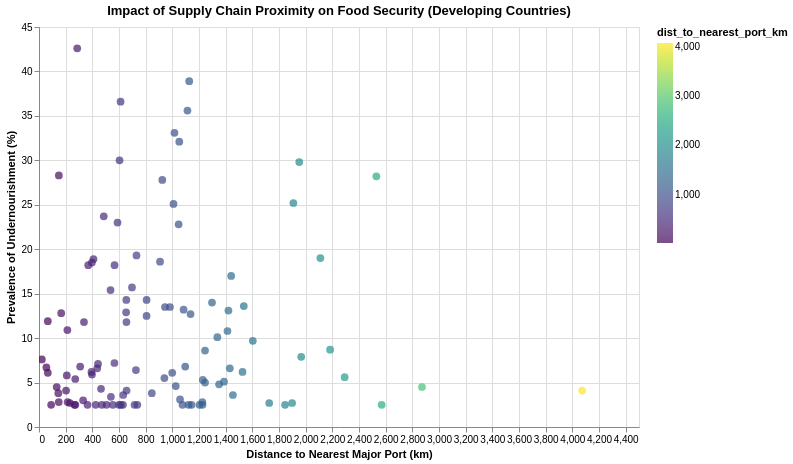

Write notebook code for a chart like this one.
### Markdown cell above
## 11. Repeat Comparison Analysis on Developing Countries

### Code cell
# Recreate the scatter plot for just developing countries to see if the relationship is stronger
chart_developing = alt.Chart(filtered_df).mark_point(filled=True, size=60).encode(
    x=alt.X('dist_to_nearest_port_km:Q', title='Distance to Nearest Major Port (km)'),
    y=alt.Y('latest_undernourishment:Q', title='Prevalence of Undernourishment (%)'),
    color=alt.Color('dist_to_nearest_port_km:Q', scale=alt.Scale(scheme='viridis')),
    tooltip=['Country', 'dist_to_nearest_port_km', 'latest_undernourishment']
).properties(
    width=600,
    height=400,
    title='Impact of Supply Chain Proximity on Food Security (Developing Countries)'
).interactive()
chart_developing

### Figure 1 — Vega-Lite specification as saved in the notebook (floating-point values rounded to 4 significant figures)
{"config": {"view": {"continuousWidth": 300, "continuousHeight": 300}}, "data": {"name": "data-9ced02616e81bccc877039cad50f0e5a"}, "mark": {"type": "point", "filled": true, "size": 60}, "encoding": {"color": {"field": "dist_to_nearest_port_km", "scale": {"scheme": "viridis"}, "type": "quantitative"}, "tooltip": [{"field": "Country", "type": "nominal"}, {"field": "dist_to_nearest_port_km", "type": "quantitative"}, {"field": "latest_undernourishment", "type": "quantitative"}], "x": {"field": "dist_to_nearest_port_km", "title": "Distance to Nearest Major Port (km)", "type": "quantitative"}, "y": {"field": "latest_undernourishment", "title": "Prevalence of Undernourishment (%)", "type": "quantitative"}}, "height": 400, "params": [{"name": "param_16", "select": {"type": "interval", "encodings": ["x", "y"]}, "bind": "scales"}], "title": "Impact of Supply Chain Proximity on Food Security (Developing Countries)", "width": 600, "$schema": "https://vega.github.io/schema/vega-lite/v5.20.1.json", "datasets": {"data-9ced02616e81bccc877039cad50f0e5a": [{"Country": "Zimbabwe", "latest_undernourishment": 30.0, "country": "ZW", "latitude": -19.02, "longitude": 29.15, "name": "Zimbabwe", "dist_to_nearest_port_km": 604.0}, {"Country": "Zambia", "latest_undernourishment": 32.1, "country": "ZM", "latitude": -13.13, "longitude": 27.85, "name": "Zambia", "dist_to_nearest_port_km": 1052.0}, {"Country": "Vanuatu", "latest_undernourishment": 7.9, "country": "VU", "latitude": -15.38, "longitude": 167.0, "name": "Vanuatu", "dist_to_nearest_port_km": 1967.0}, {"Country": "Uzbekistan", "latest_undernourishment": 2.5, "country": "UZ", "latitude": 41.38, "longitude": 64.59, "name": "Uzbekistan", "dist_to_nearest_port_km": 1845.0}, {"Country": "Uruguay", "latest_undernourishment": 2.5, "country": "UY", "latitude": -32.52, "longitude": -55.77, "name": "Uruguay", "dist_to_nearest_port_km": 266.4}, {"Country": "United Arab Emirates", "latest_undernourishment": 2.8, "country": "AE", "latitude": 23.42, "longitude": 53.85, "name": "United Arab Emirates", "dist_to_nearest_port_km": 214.7}, {"Country": "Ukraine", "latest_undernourishment": 3.8, "country": "UA", "latitude": 48.38, "longitude": 31.17, "name": "Ukraine", "dist_to_nearest_port_km": 846.1}, {"Country": "Uganda", "latest_undernourishment": 33.1, "country": "UG", "latitude": 1.373, "longitude": 32.29, "name": "Uganda", "dist_to_nearest_port_km": 1016.0}, {"Country": "Tuvalu", "latest_undernourishment": null, "country": "TV", "latitude": -7.11, "longitude": 177.6, "name": "Tuvalu", "dist_to_nearest_port_km": 3307.0}, {"Country": "Turkmenistan", "latest_undernourishment": 3.6, "country": "TM", "latitude": 38.97, "longitude": 59.56, "name": "Turkmenistan", "dist_to_nearest_port_km": 1454.0}, {"Country": "Tunisia", "latest_undernourishment": 2.5, "country": "TN", "latitude": 33.89, "longitude": 9.537, "name": "Tunisia", "dist_to_nearest_port_km": 506.5}, {"Country": "Trinidad and Tobago", "latest_undernourishment": 8.6, "country": "TT", "latitude": 10.69, "longitude": -61.22, "name": "Trinidad and Tobago", "dist_to_nearest_port_km": 1245.0}, {"Country": "Tonga", "latest_undernourishment": null, "country": "TO", "latitude": -21.18, "longitude": -175.2, "name": "Tonga", "dist_to_nearest_port_km": 1990.0}, {"Country": "Togo", "latest_undernourishment": 18.2, "country": "TG", "latitude": 8.62, "longitude": 0.8248, "name": "Togo", "dist_to_nearest_port_km": 369.3}, {"Country": "Timor-Leste", "latest_undernourishment": 17.0, "country": "TL", "latitude": -8.874, "longitude": 125.7, "name": "Timor-Leste", "dist_to_nearest_port_km": 1441.0}, {"Country": "Thailand", "latest_undernourishment": 6.8, "country": "TH", "latitude": 15.87, "longitude": 101.0, "name": "Thailand", "dist_to_nearest_port_km": 308.8}, {"Country": "Tanzania", "latest_undernourishment": 23.0, "country": "TZ", "latitude": -6.369, "longitude": 34.89, "name": "Tanzania", "dist_to_nearest_port_km": 588.9}, {"Country": "Tajikistan", "latest_undernourishment": 9.7, "country": "TJ", "latitude": 38.86, "longitude": 71.28, "name": "Tajikistan", "dist_to_nearest_port_km": 1604.0}, {"Country": "Suriname", "latest_undernourishment": 8.7, "country": "SR", "latitude": 3.919, "longitude": -56.03, "name": "Suriname", "dist_to_nearest_port_km": 2183.0}, {"Country": "Sudan", "latest_undernourishment": 10.8, "country": "SD", "latitude": 12.86, "longitude": 30.22, "name": "Sudan", "dist_to_nearest_port_km": 1414.0}, {"Country": "Sri Lanka", "latest_undernourishment": 3.8, "country": "LK", "latitude": 7.873, "longitude": 80.77, "name": "Sri Lanka", "dist_to_nearest_port_km": 145.1}, {"Country": "South Africa", "latest_undernourishment": 7.2, "country": "ZA", "latitude": -30.56, "longitude": 22.94, "name": "South Africa", "dist_to_nearest_port_km": 565.7}, {"Country": "Solomon Islands", "latest_undernourishment": 19.0, "country": "SB", "latitude": -9.646, "longitude": 160.2, "name": "Solomon Islands", "dist_to_nearest_port_km": 2110.0}, {"Country": "Sierra Leone", "latest_undernourishment": 27.8, "country": "SL", "latitude": 8.461, "longitude": -11.78, "name": "Sierra Leone", "dist_to_nearest_port_km": 924.7}, {"Country": "Seychelles", "latest_undernourishment": 2.7, "country": "SC", "latitude": -4.68, "longitude": 55.49, "name": "Seychelles", "dist_to_nearest_port_km": 1727.0}, {"Country": "Serbia", "latest_undernourishment": 2.5, "country": "RS", "latitude": 44.02, "longitude": 21.01, "name": "Serbia", "dist_to_nearest_port_km": 599.5}, {"Country": "Senegal", "latest_undernourishment": 6.2, "country": "SN", "latitude": 14.5, "longitude": -14.45, "name": "Senegal", "dist_to_nearest_port_km": 1526.0}, {"Country": "Saudi Arabia", "latest_undernourishment": 2.5, "country": "SA", "latitude": 23.89, "longitude": 45.08, "name": "Saudi Arabia", "dist_to_nearest_port_km": 737.7}, {"Country": "Samoa", "latest_undernourishment": 4.5, "country": "WS", "latitude": -13.76, "longitude": -172.1, "name": "Samoa", "dist_to_nearest_port_km": 2872.0}, {"Country": "Rwanda", "latest_undernourishment": 35.6, "country": "RW", "latitude": -1.94, "longitude": 29.87, "name": "Rwanda", "dist_to_nearest_port_km": 1113.0}, {"Country": "Romania", "latest_undernourishment": 2.5, "country": "RO", "latitude": 45.94, "longitude": 24.97, "name": "Romania", "dist_to_nearest_port_km": 629.6}, {"Country": "Qatar", "latest_undernourishment": null, "country": "QA", "latitude": 25.35, "longitude": 51.18, "name": "Qatar", "dist_to_nearest_port_km": 392.7}, {"Country": "Poland", "latest_undernourishment": 2.5, "country": "PL", "latitude": 51.92, "longitude": 19.15, "name": "Poland", "dist_to_nearest_port_km": 272.8}, {"Country": "Philippines", "latest_undernourishment": 5.8, "country": "PH", "latitude": 12.88, "longitude": 121.8, "name": "Philippines", "dist_to_nearest_port_km": 208.6}, {"Country": "Peru", "latest_undernourishment": 6.2, "country": "PE", "latitude": -9.19, "longitude": -75.02, "name": "Peru", "dist_to_nearest_port_km": 393.5}, {"Country": "Paraguay", "latest_undernourishment": 3.1, "country": "PY", "latitude": -23.44, "longitude": -58.44, "name": "Paraguay", "dist_to_nearest_port_km": 1058.0}, {"Country": "Papua New Guinea", "latest_undernourishment": 28.2, "country": "PG", "latitude": -6.315, "longitude": 144.0, "name": "Papua New Guinea", "dist_to_nearest_port_km": 2530.0}, {"Country": "Panama", "latest_undernourishment": 4.5, "country": "PA", "latitude": 8.538, "longitude": -80.78, "name": "Panama", "dist_to_nearest_port_km": 132.8}, {"Country": "Palau", "latest_undernourishment": null, "country": "PW", "latitude": 7.515, "longitude": 134.6, "name": "Palau", "dist_to_nearest_port_km": 1679.0}, {"Country": "Pakistan", "latest_undernourishment": 12.9, "country": "PK", "latitude": 30.38, "longitude": 69.35, "name": "Pakistan", "dist_to_nearest_port_km": 653.4}, {"Country": "Oman", "latest_undernourishment": 5.9, "country": "OM", "latitude": 21.51, "longitude": 55.92, "name": "Oman", "dist_to_nearest_port_km": 397.4}, {"Country": "Nigeria", "latest_undernourishment": 14.3, "country": "NG", "latitude": 9.082, "longitude": 8.675, "name": "Nigeria", "dist_to_nearest_port_km": 654.8}, {"Country": "Niger", "latest_undernourishment": 10.1, "country": "NE", "latitude": 17.61, "longitude": 8.082, "name": "Niger", "dist_to_nearest_port_km": 1338.0}, {"Country": "Nicaragua", "latest_undernourishment": 15.7, "country": "NI", "latitude": 12.87, "longitude": -85.21, "name": "Nicaragua", "dist_to_nearest_port_km": 697.3}, {"Country": "Nepal", "latest_undernourishment": 4.6, "country": "NP", "latitude": 28.39, "longitude": 84.12, "name": "Nepal", "dist_to_nearest_port_km": 1026.0}, {"Country": "Nauru", "latest_undernourishment": null, "country": "NR", "latitude": -0.5228, "longitude": 166.9, "name": "Nauru", "dist_to_nearest_port_km": 3331.0}, {"Country": "Namibia", "latest_undernourishment": 18.9, "country": null, "latitude": -22.96, "longitude": 18.49, "name": "Namibia", "dist_to_nearest_port_km": 408.7}, {"Country": "Mozambique", "latest_undernourishment": 28.3, "country": "MZ", "latitude": -18.67, "longitude": 35.53, "name": "Mozambique", "dist_to_nearest_port_km": 148.8}, {"Country": "Morocco", "latest_undernourishment": 4.1, "country": "MA", "latitude": 31.79, "longitude": -7.093, "name": "Morocco", "dist_to_nearest_port_km": 203.0}, {"Country": "Montenegro", "latest_undernourishment": 2.5, "country": "ME", "latitude": 42.71, "longitude": 19.37, "name": "Montenegro", "dist_to_nearest_port_km": 554.0}, {"Country": "Mongolia", "latest_undernourishment": 5.1, "country": "MN", "latitude": 46.86, "longitude": 103.8, "name": "Mongolia", "dist_to_nearest_port_km": 1387.0}, {"Country": "Moldova", "latest_undernourishment": 2.5, "country": "MD", "latitude": 47.41, "longitude": 28.37, "name": "Moldova", "dist_to_nearest_port_km": 716.3}, {"Country": "Mexico", "latest_undernourishment": 3.4, "country": "MX", "latitude": 23.63, "longitude": -102.6, "name": "Mexico", "dist_to_nearest_port_km": 539.3}, {"Country": "Mauritius", "latest_undernourishment": 7.6, "country": "MU", "latitude": -20.35, "longitude": 57.55, "name": "Mauritius", "dist_to_nearest_port_km": 21.43}, {"Country": "Mauritania", "latest_undernourishment": 6.6, "country": "MR", "latitude": 21.01, "longitude": -10.94, "name": "Mauritania", "dist_to_nearest_port_km": 1431.0}, {"Country": "Marshall Islands", "latest_undernourishment": null, "country": "MH", "latitude": 7.131, "longitude": 171.2, "name": "Marshall Islands", "dist_to_nearest_port_km": 4299.0}, {"Country": "Mali", "latest_undernourishment": 4.8, "country": "ML", "latitude": 17.57, "longitude": -3.996, "name": "Mali", "dist_to_nearest_port_km": 1351.0}, {"Country": "Maldives", "latest_undernourishment": null, "country": "MV", "latitude": 3.203, "longitude": 73.22, "name": "Maldives", "dist_to_nearest_port_km": 843.6}, {"Country": "Malaysia", "latest_undernourishment": 2.8, "country": "MY", "latitude": 4.21, "longitude": 102.0, "name": "Malaysia", "dist_to_nearest_port_km": 148.4}, {"Country": "Malawi", "latest_undernourishment": 19.3, "country": "MW", "latitude": -13.25, "longitude": 34.3, "name": "Malawi", "dist_to_nearest_port_km": 731.1}, {"Country": "Madagascar", "latest_undernourishment": 38.9, "country": "MG", "latitude": -18.77, "longitude": 46.87, "name": "Madagascar", "dist_to_nearest_port_km": 1127.0}, {"Country": "Libya", "latest_undernourishment": 13.2, "country": "LY", "latitude": 26.34, "longitude": 17.23, "name": "Libya", "dist_to_nearest_port_km": 1085.0}, {"Country": "Liberia", "latest_undernourishment": 36.6, "country": "LR", "latitude": 6.428, "longitude": -9.429, "name": "Liberia", "dist_to_nearest_port_km": 611.8}, {"Country": "Lesotho", "latest_undernourishment": null, "country": "LS", "latitude": -29.61, "longitude": 28.23, "name": "Lesotho", "dist_to_nearest_port_km": 271.1}, {"Country": "Lebanon", "latest_undernourishment": 7.1, "country": "LB", "latitude": 33.85, "longitude": 35.86, "name": "Lebanon", "dist_to_nearest_port_km": 442.6}, {"Country": "Kuwait", "latest_undernourishment": 2.5, "country": "KW", "latitude": 29.31, "longitude": 47.48, "name": "Kuwait", "dist_to_nearest_port_km": 91.15}, {"Country": "Kosovo", "latest_undernourishment": null, "country": "XK", "latitude": 42.6, "longitude": 20.9, "name": "Kosovo", "dist_to_nearest_port_km": 567.6}, {"Country": "Kiribati", "latest_undernourishment": 4.1, "country": "KI", "latitude": -3.37, "longitude": -168.7, "name": "Kiribati", "dist_to_nearest_port_km": 4074.0}, {"Country": "Kenya", "latest_undernourishment": 23.7, "country": "KE", "latitude": -0.02356, "longitude": 37.91, "name": "Kenya", "dist_to_nearest_port_km": 485.8}, {"Country": "Kazakhstan", "latest_undernourishment": 2.5, "country": "KZ", "latitude": 48.02, "longitude": 66.92, "name": "Kazakhstan", "dist_to_nearest_port_km": 2570.0}, {"Country": "Jordan", "latest_undernourishment": 12.8, "country": "JO", "latitude": 30.59, "longitude": 36.24, "name": "Jordan", "dist_to_nearest_port_km": 166.6}, {"Country": "Jamaica", "latest_undernourishment": 6.7, "country": "JM", "latitude": 18.11, "longitude": -77.3, "name": "Jamaica", "dist_to_nearest_port_km": 55.5}, {"Country": "Iraq", "latest_undernourishment": 15.4, "country": "IQ", "latitude": 33.22, "longitude": 43.68, "name": "Iraq", "dist_to_nearest_port_km": 536.5}, {"Country": "Indonesia", "latest_undernourishment": 6.4, "country": "ID", "latitude": -0.7893, "longitude": 113.9, "name": "Indonesia", "dist_to_nearest_port_km": 726.9}, {"Country": "India", "latest_undernourishment": 11.8, "country": "IN", "latitude": 20.59, "longitude": 78.96, "name": "India", "dist_to_nearest_port_km": 655.8}, {"Country": "Hungary", "latest_undernourishment": 2.5, "country": "HU", "latitude": 47.16, "longitude": 19.5, "name": "Hungary", "dist_to_nearest_port_km": 471.2}, {"Country": "Honduras", "latest_undernourishment": 13.5, "country": "HN", "latitude": 15.2, "longitude": -86.24, "name": "Honduras", "dist_to_nearest_port_km": 944.9}, {"Country": "Haiti", "latest_undernourishment": 42.6, "country": "HT", "latitude": 18.97, "longitude": -72.29, "name": "Haiti", "dist_to_nearest_port_km": 286.6}, {"Country": "Guyana", "latest_undernourishment": 2.7, "country": "GY", "latitude": 4.86, "longitude": -58.93, "name": "Guyana", "dist_to_nearest_port_km": 1898.0}, {"Country": "Guinea-Bissau", "latest_undernourishment": 13.1, "country": "GW", "latitude": 11.8, "longitude": -15.18, "name": "Guinea-Bissau", "dist_to_nearest_port_km": 1421.0}, {"Country": "Guinea", "latest_undernourishment": 12.5, "country": "GN", "latitude": 9.946, "longitude": -9.697, "name": "Guinea", "dist_to_nearest_port_km": 806.8}, {"Country": "Guatemala", "latest_undernourishment": 14.0, "country": "GT", "latitude": 15.78, "longitude": -90.23, "name": "Guatemala", "dist_to_nearest_port_km": 1298.0}, {"Country": "Grenada", "latest_undernourishment": null, "country": "GD", "latitude": 12.26, "longitude": -61.6, "name": "Grenada", "dist_to_nearest_port_km": 1098.0}, {"Country": "Ghana", "latest_undernourishment": 6.6, "country": "GH", "latitude": 7.947, "longitude": -1.023, "name": "Ghana", "dist_to_nearest_port_km": 436.8}, {"Country": "Georgia", "latest_undernourishment": 5.3, "country": "GE", "latitude": 42.32, "longitude": 43.36, "name": "Georgia", "dist_to_nearest_port_km": 1229.0}, {"Country": "Gabon", "latest_undernourishment": 18.6, "country": "GA", "latitude": -0.8037, "longitude": 11.61, "name": "Gabon", "dist_to_nearest_port_km": 907.9}, {"Country": "Fiji", "latest_undernourishment": 5.6, "country": "FJ", "latitude": -16.58, "longitude": 179.4, "name": "Fiji", "dist_to_nearest_port_km": 2292.0}, {"Country": "Ethiopia", "latest_undernourishment": 18.5, "country": "ET", "latitude": 9.145, "longitude": 40.49, "name": "Ethiopia", "dist_to_nearest_port_km": 397.0}, {"Country": "Eritrea", "latest_undernourishment": null, "country": "ER", "latitude": 15.18, "longitude": 39.78, "name": "Eritrea", "dist_to_nearest_port_km": 538.9}, {"Country": "Equatorial Guinea", "latest_undernourishment": null, "country": "GQ", "latitude": 1.651, "longitude": 10.27, "name": "Equatorial Guinea", "dist_to_nearest_port_km": 931.9}, {"Country": "El Salvador", "latest_undernourishment": 6.8, "country": "SV", "latitude": 13.79, "longitude": -88.9, "name": "El Salvador", "dist_to_nearest_port_km": 1097.0}, {"Country": "Ecuador", "latest_undernourishment": 12.7, "country": "EC", "latitude": -1.831, "longitude": -78.18, "name": "Ecuador", "dist_to_nearest_port_km": 1137.0}, {"Country": "Dominican Republic", "latest_undernourishment": 6.1, "country": "DO", "latitude": 18.74, "longitude": -70.16, "name": "Dominican Republic", "dist_to_nearest_port_km": 66.2}, {"Country": "Dominica", "latest_undernourishment": 5.5, "country": "DM", "latitude": 15.41, "longitude": -61.37, "name": "Dominica", "dist_to_nearest_port_km": 940.4}, {"Country": "Djibouti", "latest_undernourishment": 11.9, "country": "DJ", "latitude": 11.83, "longitude": 42.59, "name": "Djibouti", "dist_to_nearest_port_km": 65.91}, {"Country": "Costa Rica", "latest_undernourishment": 2.5, "country": "CR", "latitude": 9.749, "longitude": -83.75, "name": "Costa Rica", "dist_to_nearest_port_km": 425.1}, {"Country": "Comoros", "latest_undernourishment": 13.5, "country": "KM", "latitude": -11.88, "longitude": 43.87, "name": "Comoros", "dist_to_nearest_port_km": 982.2}, {"Country": "Colombia", "latest_undernourishment": 4.1, "country": "CO", "latitude": 4.571, "longitude": -74.3, "name": "Colombia", "dist_to_nearest_port_km": 656.8}, {"Country": "China", "latest_undernourishment": 2.5, "country": "CN", "latitude": 35.86, "longitude": 104.2, "name": "China", "dist_to_nearest_port_km": 1203.0}, {"Country": "Chile", "latest_undernourishment": 2.7, "country": "CL", "latitude": -35.68, "longitude": -71.54, "name": "Chile", "dist_to_nearest_port_km": 232.2}, {"Country": "Chad", "latest_undernourishment": 29.8, "country": "TD", "latitude": 15.45, "longitude": 18.73, "name": "Chad", "dist_to_nearest_port_km": 1952.0}, {"Country": "Central African Republic", "latest_undernourishment": 25.2, "country": "CF", "latitude": 6.611, "longitude": 20.94, "name": "Central African Republic", "dist_to_nearest_port_km": 1908.0}, {"Country": "Cameroon", "latest_undernourishment": 6.1, "country": "CM", "latitude": 7.37, "longitude": 12.35, "name": "Cameroon", "dist_to_nearest_port_km": 999.2}, {"Country": "Cambodia", "latest_undernourishment": 5.4, "country": "KH", "latitude": 12.57, "longitude": 105.0, "name": "Cambodia", "dist_to_nearest_port_km": 271.9}, {"Country": "Burundi", "latest_undernourishment": null, "country": "BI", "latitude": -3.373, "longitude": 29.92, "name": "Burundi", "dist_to_nearest_port_km": 1086.0}, {"Country": "Burkina Faso", "latest_undernourishment": 14.3, "country": "BF", "latitude": 12.24, "longitude": -1.562, "name": "Burkina Faso", "dist_to_nearest_port_km": 806.9}, {"Country": "Bulgaria", "latest_undernourishment": 3.0, "country": "BG", "latitude": 42.73, "longitude": 25.49, "name": "Bulgaria", "dist_to_nearest_port_km": 331.1}, {"Country": "Brazil", "latest_undernourishment": 2.5, "country": "BR", "latitude": -14.24, "longitude": -51.93, "name": "Brazil", "dist_to_nearest_port_km": 1226.0}, {"Country": "Botswana", "latest_undernourishment": 22.8, "country": "BW", "latitude": -22.33, "longitude": 24.68, "name": "Botswana", "dist_to_nearest_port_km": 1047.0}, {"Country": "Bosnia and Herzegovina", "latest_undernourishment": 2.5, "country": "BA", "latitude": 43.92, "longitude": 17.68, "name": "Bosnia and Herzegovina", "dist_to_nearest_port_km": 363.9}, {"Country": "Bolivia", "latest_undernourishment": 13.6, "country": "BO", "latitude": -16.29, "longitude": -63.59, "name": "Bolivia", "dist_to_nearest_port_km": 1536.0}, {"Country": "Bhutan", "latest_undernourishment": null, "country": "BT", "latitude": 27.51, "longitude": 90.43, "name": "Bhutan", "dist_to_nearest_port_km": 591.0}, {"Country": "Benin", "latest_undernourishment": 11.8, "country": "BJ", "latitude": 9.308, "longitude": 2.316, "name": "Benin", "dist_to_nearest_port_km": 337.3}, {"Country": "Belize", "latest_undernourishment": 5.0, "country": "BZ", "latitude": 17.19, "longitude": -88.5, "name": "Belize", "dist_to_nearest_port_km": 1245.0}, {"Country": "Belarus", "latest_undernourishment": 2.5, "country": "BY", "latitude": 53.71, "longitude": 27.95, "name": "Belarus", "dist_to_nearest_port_km": 613.6}, {"Country": "Barbados", "latest_undernourishment": 2.8, "country": "BB", "latitude": 13.19, "longitude": -59.54, "name": "Barbados", "dist_to_nearest_port_km": 1225.0}, {"Country": "Bangladesh", "latest_undernourishment": 10.9, "country": "BD", "latitude": 23.68, "longitude": 90.36, "name": "Bangladesh", "dist_to_nearest_port_km": 212.9}, {"Country": "Bahrain", "latest_undernourishment": null, "country": "BH", "latitude": 25.93, "longitude": 50.64, "name": "Bahrain", "dist_to_nearest_port_km": 456.3}, {"Country": "Azerbaijan", "latest_undernourishment": 2.5, "country": "AZ", "latitude": 40.14, "longitude": 47.58, "name": "Azerbaijan", "dist_to_nearest_port_km": 1122.0}, {"Country": "Aruba", "latest_undernourishment": null, "country": "AW", "latitude": 12.52, "longitude": -69.97, "name": "Aruba", "dist_to_nearest_port_km": 645.8}, {"Country": "Armenia", "latest_undernourishment": 2.5, "country": "AM", "latitude": 40.07, "longitude": 45.04, "name": "Armenia", "dist_to_nearest_port_km": 1144.0}, {"Country": "Argentina", "latest_undernourishment": 3.6, "country": "AR", "latitude": -38.42, "longitude": -63.62, "name": "Argentina", "dist_to_nearest_port_km": 631.4}, {"Country": "Antigua and Barbuda", "latest_undernourishment": null, "country": "AG", "latitude": 17.06, "longitude": -61.8, "name": "Antigua and Barbuda", "dist_to_nearest_port_km": 844.2}, {"Country": "Angola", "latest_undernourishment": 18.2, "country": "AO", "latitude": -11.2, "longitude": 17.87, "name": "Angola", "dist_to_nearest_port_km": 566.5}, {"Country": "Algeria", "latest_undernourishment": 2.5, "country": "DZ", "latitude": 28.03, "longitude": 1.66, "name": "Algeria", "dist_to_nearest_port_km": 1077.0}, {"Country": "Albania", "latest_undernourishment": 4.3, "country": "AL", "latitude": 41.15, "longitude": 20.17, "name": "Albania", "dist_to_nearest_port_km": 465.2}, {"Country": "Afghanistan", "latest_undernourishment": 25.1, "country": "AF", "latitude": 33.94, "longitude": 67.71, "name": "Afghanistan", "dist_to_nearest_port_km": 1009.0}]}}
